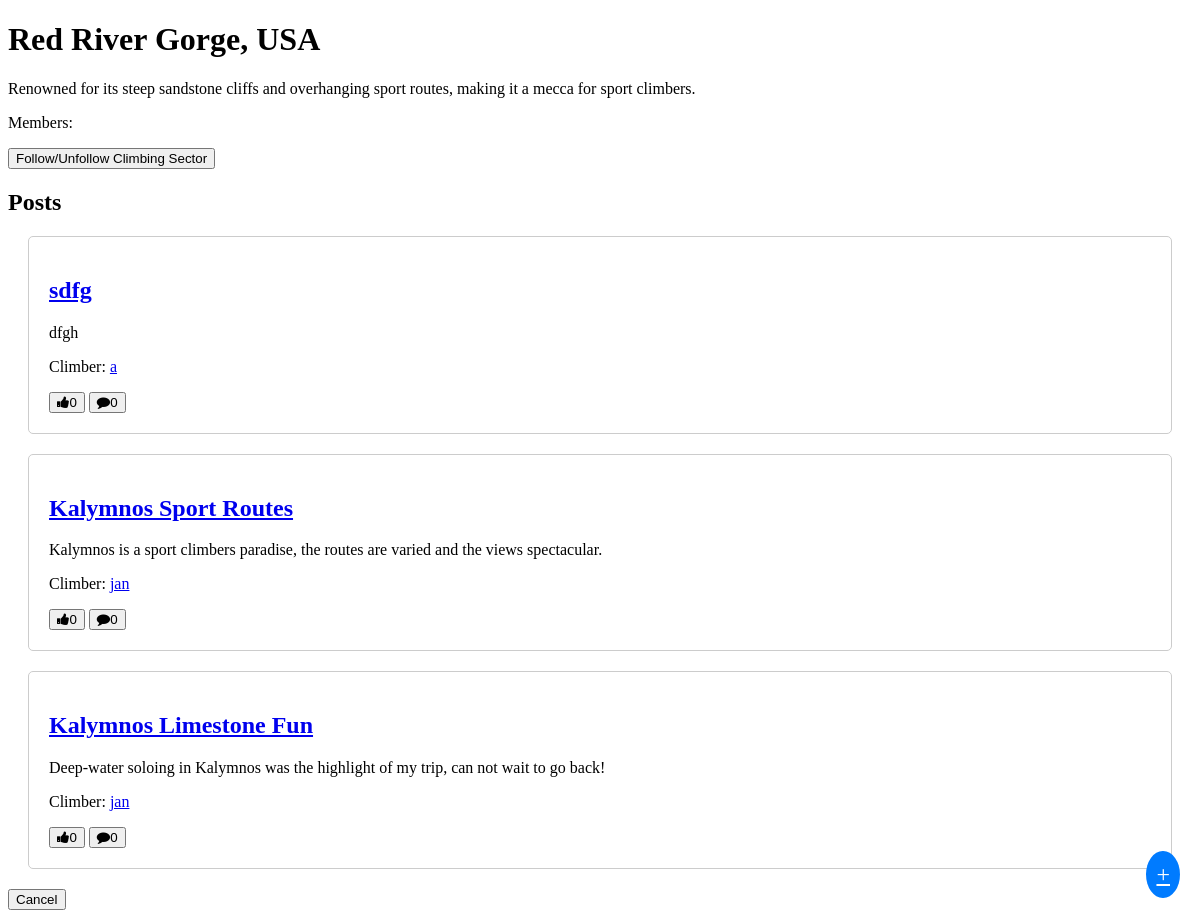
The app's page /thread/4 with its own data.
### tables this page shows
CREATE TABLE threats (
    id INTEGER PRIMARY KEY,
    name TEXT,
    description TEXT
);

CREATE TABLE posts (
    id INTEGER PRIMARY KEY,
    title TEXT,
    body TEXT,
    created_at TIMESTAMP DEFAULT CURRENT_TIMESTAMP,
    likes INT DEFAULT 0,
    user_id INT,
    threat_id INT,
    comments INT DEFAULT 0,
    image_path TEXT,
    FOREIGN KEY (user_id) REFERENCES users(id),
    FOREIGN KEY (threat_id) REFERENCES threats(id)

);

CREATE TABLE users (
    id INTEGER PRIMARY KEY,
    username TEXT,
    email TEXT,
    password TEXT
);

### app.py (the view)
@app.route('/thread/<thread_id>')
def thread(thread_id):
    db = DatabaseWorker('database.db')
    thread = db.search(f"SELECT * FROM threats WHERE id={thread_id}")
    posts = db.search(f"SELECT posts.*, users.username FROM posts JOIN users ON posts.user_id = users.id WHERE posts.threat_id={thread_id}", multiple=True)
    members = db.search(f"SELECT users.username FROM memberships JOIN users ON memberships.user_id = users.id WHERE threat_id={thread_id}", multiple=True)
    members = ", ".join([m[0] for m in members])
    posts.reverse()
    return render_template('thread.html', thread=thread, posts=posts, members=members)

### database_worker.py (called while the page is built)
    def search(self, query, multiple=False):
        result = self.cursor.execute(query)
        if multiple:
            return result.fetchall() # returns multiple valuses in a list
        else:
            return result.fetchone() # returns a singele value

### templates/thread.html (shortened to what this page needs)
<!DOCTYPE html>
<html>
<head>
    <link rel="stylesheet" href="https://cdn.jsdelivr.net/npm/cirrus-ui/dist/cirrus.min.css">
    <link rel="stylesheet" href="/static/style.css">
    <link rel="stylesheet" href="https://cdnjs.cloudflare.com/ajax/libs/font-awesome/4.7.0/css/font-awesome.min.css">
</head>
<body>
    <h1>{{ thread[1] }}</h1>
    <div>{{ thread[2] }}</div>
    <p>Members: {{ members }}</p>
    <button type="button" class="btn-light" onclick="window.location.href='/follow/thread/{{ thread[0] }}'">Follow/Unfollow Climbing Sector</button>
    <h2>Posts</h2>
    {% for post in posts %}
    <div class="post">
        <h2><a href="/post/{{ post[0] }}">{{ post[1] }}</a></h2>
        <p>{{ post[2] }}</p>
        <p>Climber: <a href="/profile/{{ post[5] }}">{{ post[9] }}</a></p>
        <button type="button" class="btn-transparent" onclick="window.location.href='/like/{{ post[0] }}'"><i class="fa fa-thumbs-up"></i>{{ post[4] }}</button>
        <button type="button" class="btn-transparent"><i class="fa fa-comment"></i>{{ post[7] }}</button>
    </div>
    {% endfor %}
    <button type="button" class="cancelbtn" onclick="window.location.href='/home'">Cancel</button>
    <a href="/create" class="create-button">+</a>
</body>
</html>

### static/style.css (style rules this page uses)
.create-button { position: fixed; bottom: 20px; right: 20px; font-size: 24px; padding: 10px; border-radius: 50%; background-color: #007bff; color: white; text-align: center; }
.post { margin: 20px; padding: 20px; border: 1px solid #ccc; border-radius: 5px; }

### records on screen
threats: name "Red River Gorge, USA", description "Renowned for its steep sandstone cliffs and overhanging sport routes, making it a mecca for sport climbers."
posts: title "sdfg", body "dfgh", username "a", likes "0", comments "0"
posts: title "Kalymnos Sport Routes", body "Kalymnos is a sport climbers paradise, the routes are varied and the views spectacular.", username "jan", likes "0", comments "0"
posts: title "Kalymnos Limestone Fun", body "Deep-water soloing in Kalymnos was the highlight of my trip, can not wait to go back!", username "jan", likes "0", comments "0"
